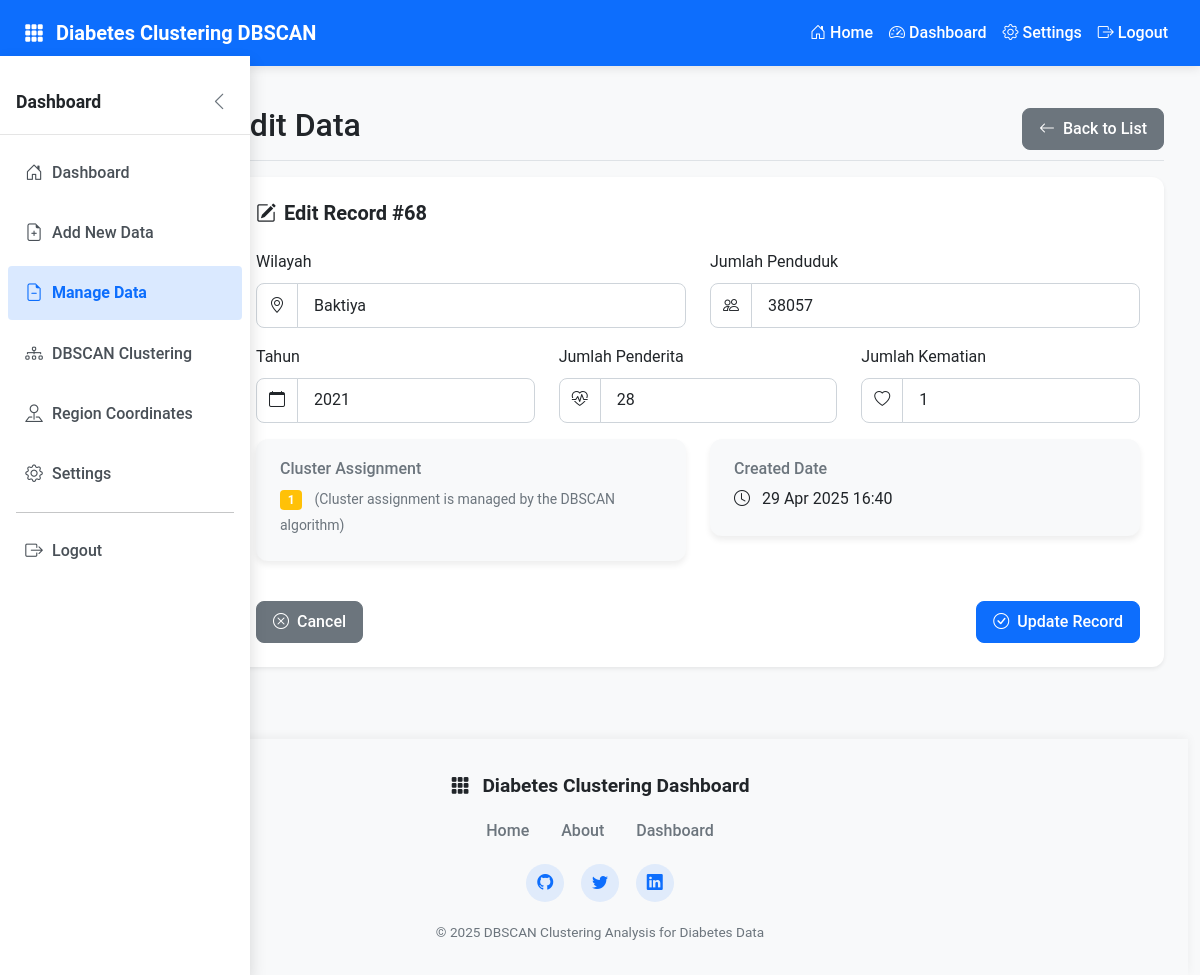
The app's page /admin/edit_data.php?id=68 (signed in), older data.
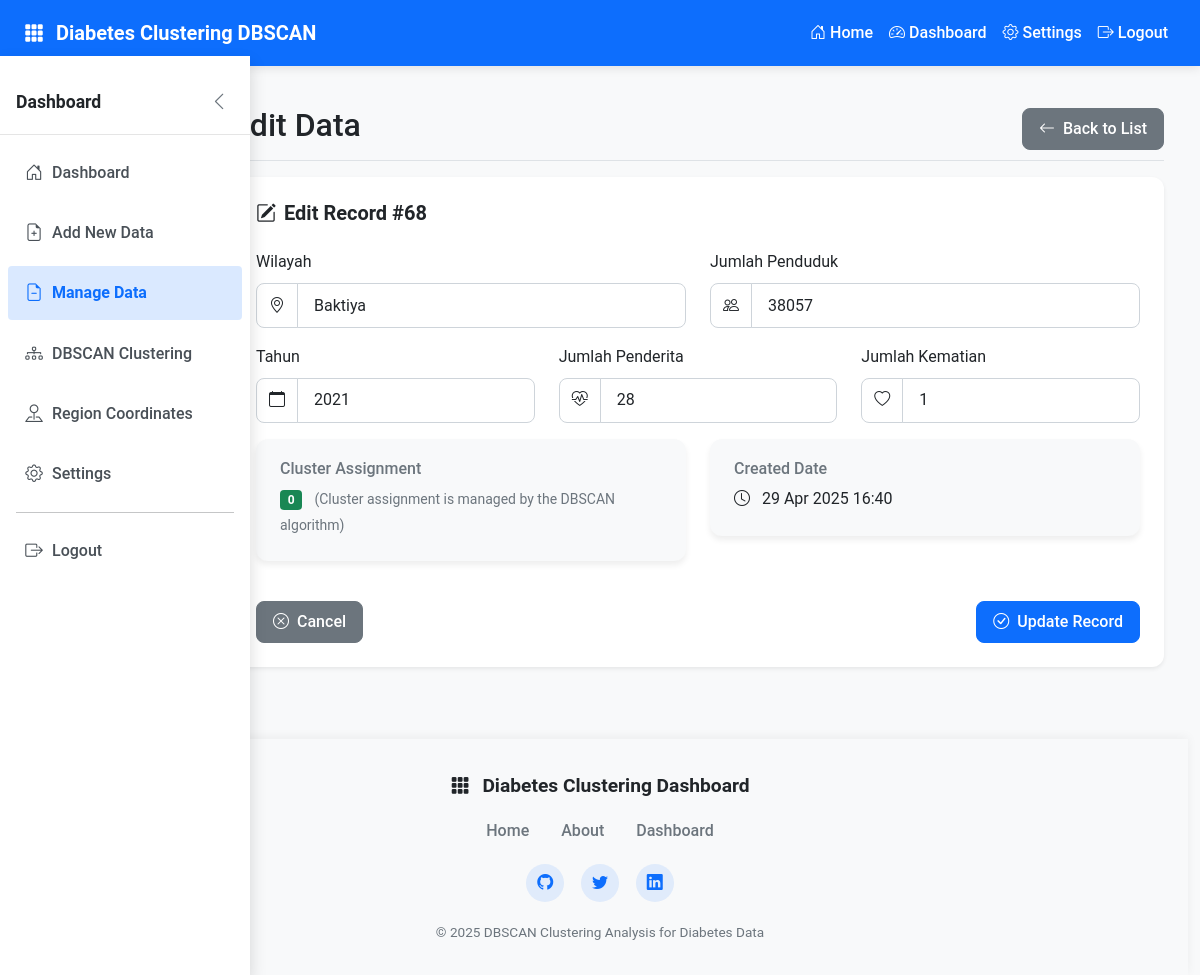
The same page, newer data.
### tables this page shows
CREATE TABLE `diabetes_data`  (
  `id` int(11) NOT NULL AUTO_INCREMENT,
  `wilayah` varchar(100) NOT NULL,
  `jumlah_penduduk` int(11) NOT NULL,
  `jumlah_penderita` int(11) NOT NULL,
  `jumlah_kematian` int(11) NOT NULL,
  `created_at` timestamp(0) NOT NULL DEFAULT current_timestamp(0),
  `cluster` int(11) NULL DEFAULT NULL,
  `tahun` int(11) NULL DEFAULT NULL,
  PRIMARY KEY (`id`) USING BTREE
);

### admin/edit_data.php (the view, shortened to what the rows shown need)
<?php
require_once '../config/database.php';
$id = $_GET['id'];
if ($_SERVER['REQUEST_METHOD'] == 'POST') {
    $id = $_POST['id'];
    $wilayah = $_POST['wilayah'];
    $jumlah_penduduk = $_POST['jumlah_penduduk'];
    $tahun = $_POST['tahun'];
    $jumlah_penderita = $_POST['jumlah_penderita'];
    $jumlah_kematian = $_POST['jumlah_kematian'];
    try {
        $stmt = $pdo->prepare("UPDATE diabetes_data SET wilayah = ?, jumlah_penduduk = ?, tahun = ?, jumlah_penderita = ?, jumlah_kematian = ? WHERE id = ?");
        $stmt->execute([$wilayah, $jumlah_penduduk, $tahun, $jumlah_penderita, $jumlah_kematian, $id]);
        $success_message = "Data updated successfully!";
        $stmt = $pdo->prepare("SELECT * FROM diabetes_data WHERE id = ?");
        $stmt->execute([$id]);
        $data = $stmt->fetch(PDO::FETCH_ASSOC);
    } catch (PDOException $e) {
        $error_message = "Error updating record: " . $e->getMessage();
    }
} else {
    $stmt = $pdo->prepare("SELECT * FROM diabetes_data WHERE id = ?");
    $stmt->execute([$id]);
    $data = $stmt->fetch(PDO::FETCH_ASSOC);
}
include '../includes/header.php';
?>
<div class="container-fluid">
    <div class="row">
        <main class="col-md-9 ms-sm-auto col-lg-10 px-md-4">
            <div class="d-flex justify-content-between flex-wrap flex-md-nowrap align-items-center pt-3 pb-2 mb-3 border-bottom">
                <h1 class="h2">Edit Data</h1>
            </div>
            <?php if (isset($data)): ?>
                <div class="card shadow-sm">
                    <div class="card-body">
                        <h5 class="card-title mb-4">
                            <i class="bi bi-pencil-square me-2"></i>
                            Edit Record #<?php echo htmlspecialchars($data['id']); ?>
                        </h5>
                        <form method="POST">
                            <div class="row">
                                <div class="col-md-6 mb-3">
                                    <label for="wilayah" class="form-label">Wilayah</label>
                                    <div class="input-group">
                                        <span class="input-group-text">
                                            <i class="bi bi-geo-alt"></i>
                                        </span>
                                        <input type="text" class="form-control" id="wilayah" name="wilayah"
                                            value="<?php echo htmlspecialchars($data['wilayah']); ?>" required>
                                    </div>
                                </div>
                                <div class="col-md-6 mb-3">
                                    <label for="jumlah_penduduk" class="form-label">Jumlah Penduduk</label>
                                    <div class="input-group">
                                        <span class="input-group-text">
                                            <i class="bi bi-people"></i>
                                        </span>
                                        <input type="number" class="form-control" id="jumlah_penduduk" name="jumlah_penduduk"
                                            value="<?php echo htmlspecialchars($data['jumlah_penduduk'] ?? 0); ?>" required>
                                    </div>
                                </div>
                            </div>
                            <div class="row">
                                <div class="col-md-4 mb-3">
                                    <label for="tahun" class="form-label">Tahun</label>
                                    <div class="input-group">
                                        <span class="input-group-text">
                                            <i class="bi bi-calendar"></i>
                                        </span>
                                        <input type="number" class="form-control" id="tahun" name="tahun"
                                            value="<?php echo htmlspecialchars($data['tahun']); ?>" required
                                            min="2000" max="<?php echo date('Y'); ?>">
                                    </div>
                                </div>
                                <div class="col-md-4 mb-3">
                                    <label for="jumlah_penderita" class="form-label">Jumlah Penderita</label>
                                    <div class="input-group">
                                        <span class="input-group-text">
                                            <i class="bi bi-heart-pulse"></i>
                                        </span>
                                        <input type="number" class="form-control" id="jumlah_penderita" name="jumlah_penderita"
                                            value="<?php echo htmlspecialchars($data['jumlah_penderita']); ?>" required>
                                    </div>
                                </div>
                                <div class="col-md-4 mb-3">
                                    <label for="jumlah_kematian" class="form-label">Jumlah Kematian</label>
                                    <div class="input-group">
                                        <span class="input-group-text">
                                            <i class="bi bi-heart"></i>
                                        </span>
                                        <input type="number" class="form-control" id="jumlah_kematian" name="jumlah_kematian"
                                            value="<?php echo htmlspecialchars($data['jumlah_kematian']); ?>" required>
                                    </div>
                                </div>
                            </div>
                            <div class="row mb-3">
                                <div class="col-md-6">
                                    <div class="card bg-light">
                                        <div class="card-body">
                                            <h6 class="card-subtitle mb-2 text-muted">Cluster Assignment</h6>
                                            <p class="card-text">
                                                <span class="badge bg-<?php
                                                    switch ((int)($data['cluster'] ?? -1)) {
                                                        case 0: echo 'success'; break;
                                                        case 1: echo 'warning'; break;
                                                    }
                                                ?>">
                                                    <?php echo isset($data['cluster']) ? htmlspecialchars($data['cluster']) : 'Not Assigned'; ?>
                                                </span>
                                                <small class="text-muted ms-2">
                                                    (Cluster assignment is managed by the DBSCAN algorithm)
                                                </small>
                                            </p>
                                        </div>
                                    </div>
                                </div>
                                <div class="col-md-6">
                                    <div class="card bg-light">
                                        <div class="card-body">
                                            <h6 class="card-subtitle mb-2 text-muted">Created Date</h6>
                                            <p class="card-text">
                                                <i class="bi bi-clock me-2"></i>
                                                <?php echo isset($data['created_at']) ? date('d M Y H:i', strtotime($data['created_at'])) : 'Not available'; ?>
                                            </p>
                                        </div>
                                    </div>
                                </div>
                            </div>
                            <div class="d-flex justify-content-between">
                                <a href="delete_data.php" class="btn btn-secondary">
                                    <i class="bi bi-x-circle me-2"></i>Cancel
                                </a>
                                <button type="submit" class="btn btn-primary">
                                    <i class="bi bi-check-circle me-2"></i>Update Record
                                </button>
                            </div>
                        </form>
                    </div>
                </div>
            <?php endif; ?>
        </main>
    </div>
</div>
<?php include '../includes/footer.php'; ?>

Row changes from the older to the newer data that the page shows:
changed diabetes_data "Baktiya": cluster "1" → "0"
